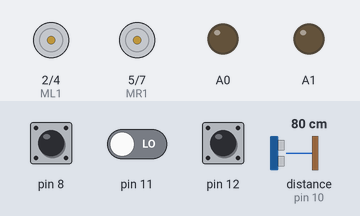
A sketch run on a simulated Arduino Uno, built with avr-gcc and run on an emulated ATmega328P. On the bench: motor-driver pin pairs drawn as motors (green arrow = first pin HIGH = forward, orange = second pin HIGH = backward, longer = more drive, scaled by the enable pin), output pins drawn as LEDs (lit = HIGH). Dashed ring = blinking. The inputs (shaded band) are chosen by the test bench; at power-on: distance to the obstacle (sensor on pin 10) 80 cm, pin 8 HIGH, pin 11 LOW, pin 12 HIGH. The echo pulse lasts 58.3 µs per cm.

Above: at 0.1 s.
At 3.2 s:
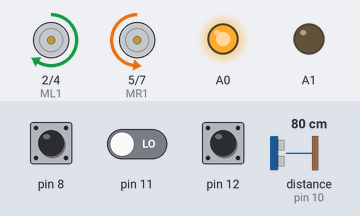
3.3 s: distance to the obstacle (sensor on pin 10) set to 51 cm
4.8 s: distance to the obstacle (sensor on pin 10) set to 46 cm
At 4.98 s:
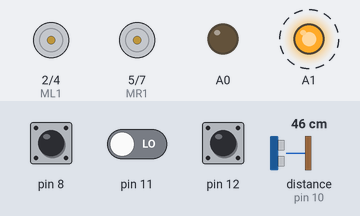
Timing chart, 0 to 13.8 s (numbered marks = the images above; inputs shaded):
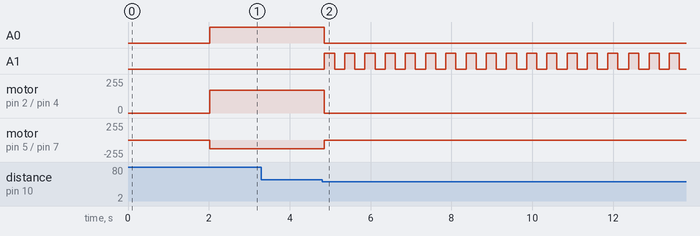

The sketch:

line_follower.ino
```cpp
#include <NewPing.h>//ultrasonic library
#define trig 9
#define echo 10
#define MAX_DISTANCE 400
NewPing sonar(trig, echo, MAX_DISTANCE);

boolean irLeft;
boolean irRight;
boolean irMid;
int PWML=0;
int PWMR=0;
boolean MR1;
boolean MR2;
boolean ML1;
boolean ML2;
int speedMax=170;
int speedMid=130;
int speedMin=120;
int err=0;
int lasterror=0;

void setup() {
  // setup:ir led
  pinMode(8,INPUT);
  pinMode(11,INPUT);
  pinMode(12,INPUT);
  pinMode(13,INPUT);
  // setup motor
  pinMode(3,OUTPUT);//ENL
  pinMode(2,OUTPUT);//ML1
  pinMode(4,OUTPUT);//ML2
  pinMode(6,OUTPUT);//ENR
  pinMode(5,OUTPUT);//MR1
  pinMode(7,OUTPUT);//MR2
  //RGB
  pinMode(A0,OUTPUT);//B
  pinMode(A1,OUTPUT);//R

   MotorStop();
  delay(2000);
}

void loop() {
    CheckIr();
    if(err == 2){MotorStop(); MotorAlt();}
    else if(err == 1){MotorLeft();}
    else if(err == -1){MotorRight();}
    else if(err == 0){MotorForward();}
    else if(err == 3){MotorTurn();}
}

void CheckIr(){
  irLeft=digitalRead(8);
  irMid=digitalRead(11);
  irRight=digitalRead(12);
  if(irLeft == 0 and irRight == 0 and irMid == 1){
    err=0;
    lasterror=0;
  }else if(irLeft == 1 and irRight == 0){
    err=-1;
    lasterror=-1;
  }else if(irLeft == 0 and irRight == 1){
    err=1;
    lasterror=1;
  }else if(irLeft == 0 and irRight == 0 and irMid == 0){
    err=3;
  }
  if(sonar.ping_cm() < 50 and sonar.ping_cm() !=0){
    err=2;
  }
  delay(20);
}

void MotorTurn(){
  analogWrite(A0,1023);
  analogWrite(A1,1023);
  delay(500);
  if(lasterror<1){
  MR1=HIGH;
  MR2=LOW;
  ML1=HIGH;
  ML2=LOW;
  }else if(lasterror=1){
  MR1=LOW;
  MR2=HIGH;
  ML1=LOW;
  ML2=HIGH;
  }
  PWMR=speedMax;
  PWML=speedMax;
  MotorSet();
  do{
    //CheckIr();
  }while(digitalRead(irMid) != 1);
  PWMR=speedMid;
  PWML=speedMax;
  MotorSet();
  do{
     CheckIr();
  }while(err != 0);
}

void MotorForward(){
  analogWrite(A0,1023);
  analogWrite(A1,0);
  MR1=LOW;
  MR2=HIGH;
  ML1=HIGH;
  ML2=LOW;
  PWMR=speedMid;
  PWML=speedMax;
  MotorSet();
  do{
    CheckIr();
  }while(err == 0);
}

void MotorLeft(){
  analogWrite(A0,1023);
  analogWrite(A1,1023);
  PWMR=speedMid;
  PWML=0;
  MotorSet();
  do{
    CheckIr();
  }while(err == 1);
  delay(200);
}

void MotorRight(){
  analogWrite(A0,1023);
  analogWrite(A1,1023);
  PWMR=0;
  PWML=speedMax;
  MotorSet();
  do{
    CheckIr();
  }while(err == -1);
  delay(200);
}

void MotorSet(){
  MotorStop();
  digitalWrite(2,ML1);
  digitalWrite(4,ML2);
  digitalWrite(5,MR1);
  digitalWrite(7,MR2);
  analogWrite(3,PWML);
  analogWrite(6,PWMR);
}

void MotorStop(){
  analogWrite(3,0);
  analogWrite(6,0);
  digitalWrite(2,LOW);
  digitalWrite(4,LOW);
  digitalWrite(5,LOW);
  digitalWrite(7,LOW);
}

void MotorAlt(){
  analogWrite(A0,0);
  for(int i=0; i<15; i++){
   analogWrite(A1,1023);
   delay(250);
   analogWrite(A1,0);
   delay(250);
  }
}
```

Measured:
- the behaviour switches between 49 and 48 cm on distance to the obstacle (sensor on pin 10) (found by bisection; images 1 and 2)
- after the input at 3.3 s, every drawn part: stays the same
- after the input at 4.8 s, A0: HIGH → LOW after 0.06 s; A1: alternates HIGH for 0.25 s and LOW for 0.25 s, starting after 0.06 s; motor on pin 2 (ML1) / pin 4 (ML2): forward 170/255 → stopped after 0.06 s; motor on pin 5 (MR1) / pin 7 (MR2): backward 130/255 → stopped after 0.06 s
